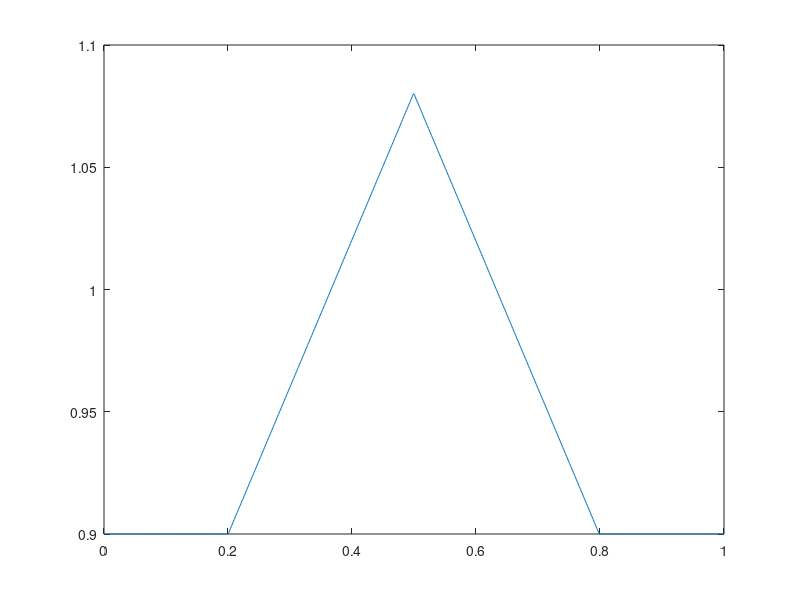

MATLAB code to generate this figure:
%  Function:       create_triangle.m
% 
%  Description:    Generate test cases based on Mileusnic et al 2006 JNP.
%                  Create a triangle function for spindle model input,
%                  starting length L1 (units: L0), final length L2 (units: 
%                  L0), ramp slope V (units: L0/s). Time step 0.001 s. Time
%                  vector length 5s. Start point of triangle: 1s. 
% 
%  Date:           03-31-11
%  
%  Author:         Boshuo Wang, boshuowa@usc.edu
% 
%  Output:         triangle.mat, variable name: data
% 
%  Others:         .mat file is input for spindle_test_triangle.mdl

L1=0.90;        %min length     (Mileusnic et al 2006 JNP)
L2=1.08;        %max length
V=0.60;         %rising velocity (L0/s)
SAMPLING_RATE=1024;
T = 1;          % 1 second of data
%dt=0.001
dt = 1/SAMPLING_RATE;

t=linspace(0,T,T/dt+1);

L=ones(size(t))*L1;

tstart=T*0.2;

n_start=tstart/dt+1;n_end=round((L2-L1)/V/dt);

L(n_start:n_start+n_end-1) = L(n_start:n_start+n_end-1)  +linspace(0,(L2-L1),n_end);

L(n_start+n_end:n_start+n_end*2-1)=L(n_start+n_end:n_start+n_end*2-1)+linspace((L2-L1),0,n_end);

plot(t,L);

data=[t;L];
save triangle.mat data
